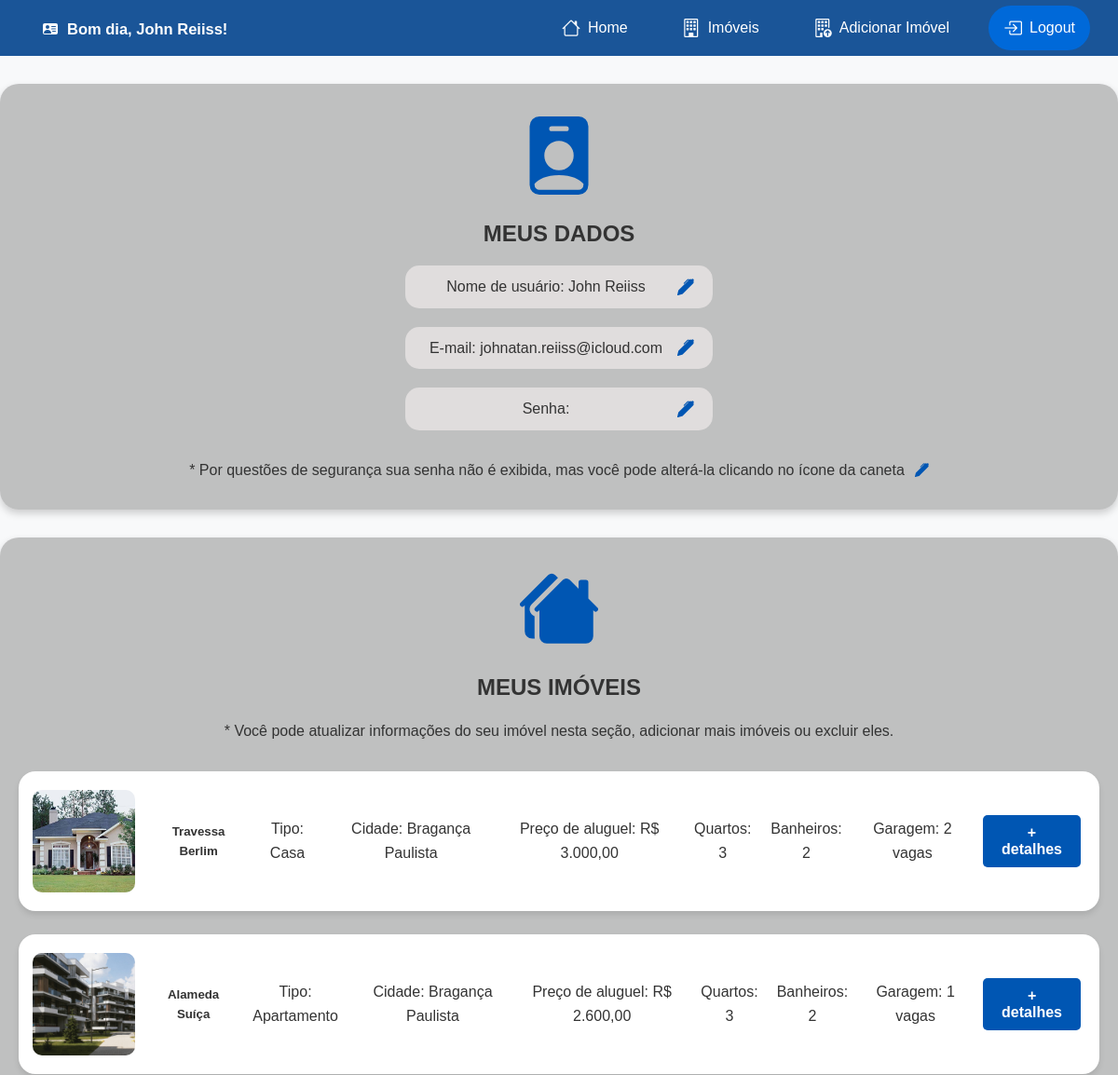
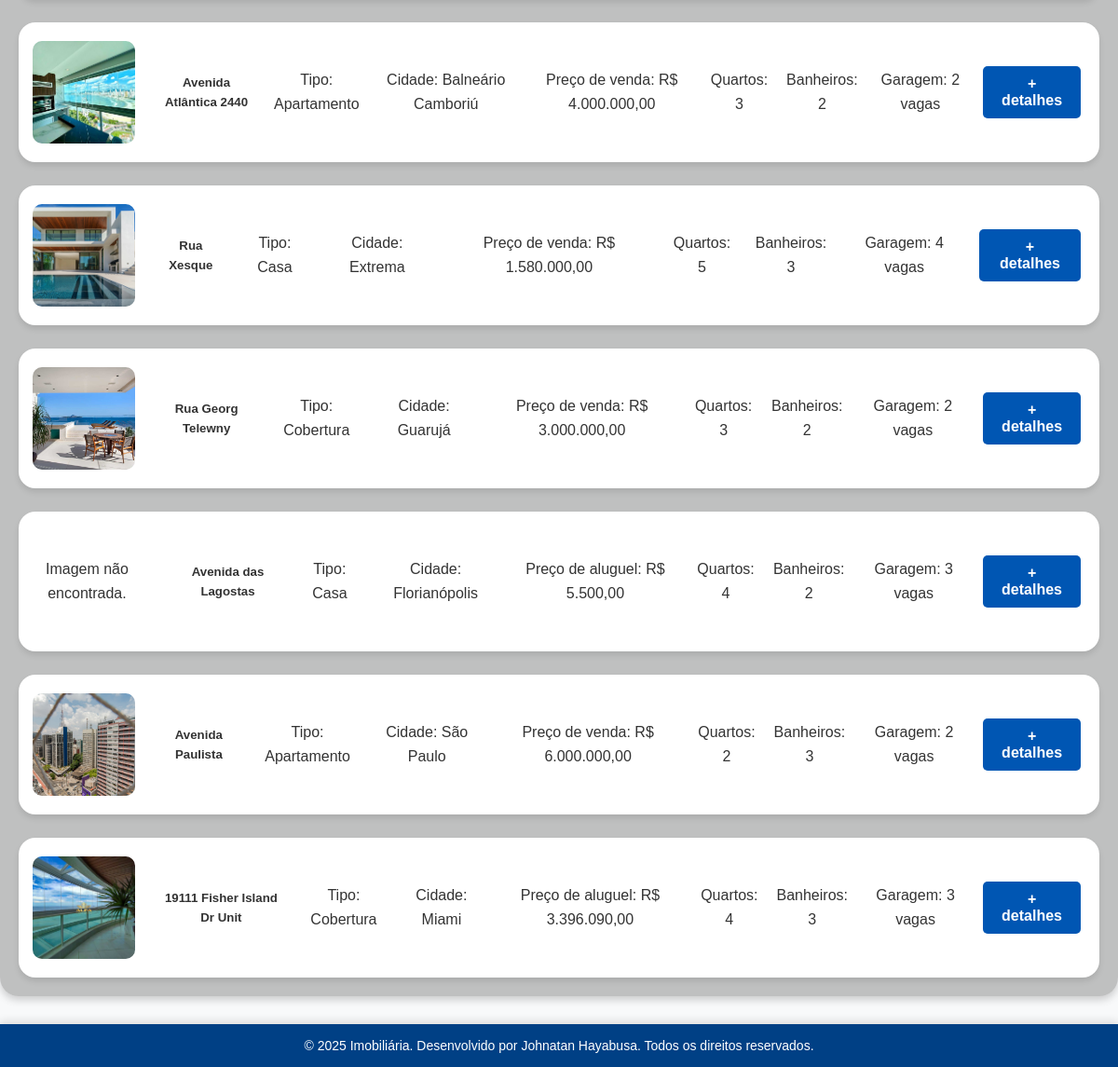
The page /pages/dados_usuario.php (signed in) on the database its author committed (2 pictures, top to bottom).
### tables this page shows
CREATE TABLE `users` (
  `id` int(11) NOT NULL,
  `name` varchar(255) NOT NULL,
  `email` varchar(255) NOT NULL,
  `password` varchar(255) NOT NULL,
  `role` enum('user','admin') NOT NULL DEFAULT 'user',
  `created_at` timestamp NOT NULL DEFAULT current_timestamp()
);

CREATE TABLE `property` (
  `id` int(11) NOT NULL,
  `type` varchar(50) NOT NULL,
  `address` varchar(255) NOT NULL,
  `city` varchar(100) NOT NULL,
  `postal_code` varchar(10) NOT NULL,
  `neighborhood` varchar(100) NOT NULL,
  `owner_whatsapp` varchar(20) NOT NULL,
  `owner_email` varchar(100) NOT NULL,
  `property_status` varchar(50) NOT NULL,
  `rent_value` decimal(10,2) DEFAULT NULL,
  `sale_value` decimal(10,2) DEFAULT NULL,
  `garage_spaces` int(11) NOT NULL,
  `bedrooms` int(11) NOT NULL,
  `bathrooms` int(11) NOT NULL,
  `area` int(11) NOT NULL,
  `condominium` tinyint(1) NOT NULL DEFAULT 0,
  `condominium_value` decimal(10,2) DEFAULT NULL,
  `created_at` timestamp NOT NULL DEFAULT current_timestamp(),
  `images` text DEFAULT NULL,
  `user_id` int(11) NOT NULL
);

### pages/get_properties.php (called while the page is built)
<?php
include('../includes/db.php');
$user_id = $_SESSION['user_id'];
$sql = "SELECT * FROM property WHERE user_id = :user_id";
$stmt = $pdo->prepare($sql);
$stmt->execute(['user_id' => $user_id]);
$properties = $stmt->fetchAll(PDO::FETCH_ASSOC);
?>

### pages/dados_usuario.php (the view, shortened to what this page needs)
<!DOCTYPE html>
<html lang="pt-br">
<head>
    <?php include('../includes/header.php'); ?>
    <link rel="stylesheet" href="../assets/css/global.css">
    <link rel="stylesheet" href="../assets/css/dados_do_usuario.css">
    <link rel="stylesheet" href="../assets/css/modal.css">
</head>
<body>
    <?php
    include('../includes/db.php');
    $sql = "SELECT name FROM users LIMIT 1";
    $stmt = $pdo->query($sql);
    $user = $stmt->fetch(PDO::FETCH_ASSOC);
    if ($user) {
        $username = $user['name'];
    } else {
        $username = "Usuário não encontrado";
    }
    $sql = "SELECT email FROM users LIMIT 1";
    $stmt = $pdo->query($sql);
    $user = $stmt->fetch(PDO::FETCH_ASSOC);
    if ($user) {
        $email = $user['email'];
    } else {
        $email = "E-mail não encontrado";
    }
    ?>
    <main>
        <section class="container">
            <div class="card-section">
                <h4>MEUS DADOS</h4>
                <div class="user-name-card">
                    <p>Nome de usuário: <?php echo htmlspecialchars($username); ?></p>
                </div>
                <div class="mail-card">
                    <p>E-mail: <?php echo htmlspecialchars($email); ?></p>
                </div>
                <div class="password-card">
                    <p>Senha:</p>
                </div>
                <div class="alert">
                    <p>* Por questões de segurança sua senha não é exibida, mas você pode alterá-la clicando no ícone da caneta</p>
                </div>
            </div>
        </section>
        <?php
        include 'get_properties.php';
        ?>
        <section class="container">
            <div class="card-propery-section">
                <h4>MEUS IMÓVEIS</h4>
                <p>* Você pode atualizar informações do seu imóvel nesta seção, adicionar mais imóveis ou excluir eles.</p>
            </div>
            <div class="card-list-property">
                <?php foreach ($properties as $property): ?>
                    <div class="property-card">
                        <?php
                        $images = explode(',', $property['images']);
                        $mainImagePath = '../uploads/' . $images[0];
                        if (file_exists($mainImagePath)): ?>
                            <img src="<?php echo $mainImagePath; ?>" alt="Imagem principal do imóvel" class="property-image-main">
                        <?php else: ?>
                            <p class="image-error">Imagem não encontrada.</p>
                        <?php endif; ?>
                        <h5><?php echo htmlspecialchars($property['address']); ?></h5>
                        <p>Tipo: <?php echo htmlspecialchars($property['type']); ?></p>
                        <p>Cidade: <?php echo htmlspecialchars($property['city']); ?></p>
                        <?php if (!empty($property['sale_value']) && empty($property['rent_value'])): ?>
                            <p>Preço de venda: R$ <?php echo number_format($property['sale_value'], 2, ',', '.'); ?></p>
                        <?php elseif (!empty($property['rent_value']) && empty($property['sale_value'])): ?>
                            <p>Preço de aluguel: R$ <?php echo number_format($property['rent_value'], 2, ',', '.'); ?></p>
                        <?php elseif (!empty($property['sale_value']) && !empty($property['rent_value'])): ?>
                            <p>Preço de venda: R$ <?php echo number_format($property['sale_value'], 2, ',', '.'); ?></p>
                            <p>Preço de aluguel: R$ <?php echo number_format($property['rent_value'], 2, ',', '.'); ?></p>
                        <?php endif; ?>
                        <p>Quartos: <?php echo $property['bedrooms']; ?></p>
                        <p>Banheiros: <?php echo $property['bathrooms']; ?></p>
                        <p>Garagem: <?php echo $property['garage_spaces']; ?> vagas</p>
                        <div class="property-actions-details">
                            <a href="property_details.php?id=<?= $property['id']; ?>" class="edit-property-link">
                                <button class="edit-property">+ detalhes</button>
                            </a>
                        </div>
                    </div>
                <?php endforeach; ?>
            </div>
        </section>
    </main>
</body>
<?php include('../includes/footer.php'); ?>

### includes/header.php (shortened to what this page needs)
<?php
$horaAtual = date('H');
if (isset($_SESSION['user_id'])) {
    if ($horaAtual >= 0 && $horaAtual < 12) {
        $saudacao = "Bom dia";
    } elseif ($horaAtual >= 12 && $horaAtual < 18) {
        $saudacao = "Boa tarde";
    } else {
        $saudacao = "Boa noite";
    }
    $mensagemSaudacao = "$saudacao, " . $_SESSION['user_name'] . "!";
} else {
    $mensagemSaudacao = "Bem-vindo à Imobiliária Nara";
}
?>
<!DOCTYPE html>
<html lang="pt-br">
<head>
    <link href="https://cdn.jsdelivr.net/npm/bootstrap-icons/font/bootstrap-icons.css" rel="stylesheet">
    <link rel="stylesheet" href="../assets/css/global.css">
    <link rel="stylesheet" href="../assets/css/header.css">
</head>
<body>
    <header>
        <nav>
            <ul>
                <li>
                    <a class="nav-link" href="index.php">
                        <i class="bi bi-house"></i>
                        <p>Home</p>
                    </a>
                </li>
                <li>
                    <a class="nav-link" href="list_properties.php">
                        <i class="bi bi-building"></i>
                        <p>Imóveis</p>
                    </a>
                </li>
                <li>
                    <a class="nav-link" href="add_property.php">
                        <i class="bi bi-building-up"></i>
                        <p>Adicionar Imóvel</p>
                    </a>
                </li>
                <?php if (isset($_SESSION['user_id'])): ?>
                    <li class="logout">
                        <a href="logout.php">
                            <i class="bi bi-box-arrow-in-right"></i>
                            <p>Logout</p>
                        </a>
                    </li>
                <?php endif; ?>
            </ul>
        </nav>
        <div class="saudacao" id="saudacao">
            <a href="dados_usuario.php">
                <h2><?= $mensagemSaudacao; ?></h2>
            </a>
        </div>
    </header>
</body>
</html>

### includes/footer.php (shortened to what this page needs)
<footer>
    <p>&copy; <span id="year"></span> Imobiliária. Desenvolvido por Johnatan Hayabusa. Todos os direitos reservados.</p>
</footer>

### assets/css/global.css (style rules this page uses)
* { margin: 0; padding: 0; box-sizing: border-box; font-family: Arial, sans-serif; }
:root { --primary-color: #1a5598; --secondary-color: #6C757D; --background-color: #F8F9FA; --text-color: #333; --border-radius: 5px; }
body { background-color: var(--background-color); color: var(--text-color); line-height: 1.6; display: flex; flex-direction: column; min-height: 100vh; }
main { flex: 1; }
footer { background-color: #004085; color: white; text-align: center; padding: 12px; width: 100%; box-shadow: 0 -4px 8px rgba(0, 0, 0, 0.1); }
footer p { margin: 0; font-size: 14px; }
button { background: var(--primary-color); color: white; padding: 10px 15px; border: none; border-radius: var(--border-radius); cursor: pointer; transition: 0.3s; }
.container { width: 90%; max-width: 1200px; margin: auto; padding: 20px; }

### assets/css/header.css (style rules this page uses)
header, header * { margin: 0; padding: 0; box-sizing: border-box; }
header { background: var(--primary-color); color: #fff; padding: 10px 30px; position: relative; display: flex; justify-content: flex-end; align-items: center; height: 60px; }
header nav { display: flex; align-items: center; gap: 20px; }
header nav ul { list-style: none; display: flex; padding: 0; margin: 0; gap: 26px; }
header nav ul li { display: flex; align-items: center; }
header nav ul li a { text-decoration: none; color: white; display: flex; align-items: center; gap: 8px; font-size: 16px; padding: 8px 16px; border-radius: 25px; position: relative; overflow: hidden; z-index: 1; transition: background-color 0.3s ease; }
header nav ul li a i { font-size: 20px; }
header nav ul li.logout { margin-left: auto; }
header .saudacao { display: flex; align-items: center; gap: 10px; cursor: pointer; position: absolute; left: 30px; top: 10px; z-index: 10; }
header .saudacao a { text-decoration: none; color: #fff; display: flex; align-items: center; gap: 10px; font-size: 11px; font-weight: bold; transition: color 0.3s ease, background-color 0.3s ease; padding: 8px 16px; position: relative; overflow: hidden; z-index: 1; border-radius: 25px; }
header .saudacao a::before { content: ''; position: absolute; top: 0; left: -100%; width: 100%; height: 100%; background: #0069d9; transition: all 0.5s ease; border-radius: 25px; z-index: -1; }
header nav ul li a.login, header nav ul li.logout a { background-color: #0069d9; }
header nav ul li.logout a { background-color: #0069d9; }
header nav ul li a.nav-link { background-color: transparent; position: relative; overflow: hidden; z-index: 1; }
header nav ul li a.nav-link::before { content: ''; position: absolute; top: 0; left: -100%; width: 100%; height: 100%; background: #0069d9; transition: all 0.5s ease; border-radius: 25px; z-index: -1; }
header nav ul li.logout a::before { background: #c82333; }
header nav ul li a.login::before, header nav ul li.logout a::before { content: ''; position: absolute; top: 0; left: -100%; width: 100%; height: 100%; transition: all 0.5s ease; z-index: -1; border-radius: 25px; }

### rows shown on the page
users: name "John Reiiss", email "johnatan.reiiss@icloud.com"
property: shows a picture, address "Travessa Berlim", type "Casa", city "Bragança Paulista", rent_value "3.000,00", bedrooms "3", bathrooms "2", garage_spaces "2"
property: shows a picture, address "Alameda Suíça", type "Apartamento", city "Bragança Paulista", rent_value "2.600,00", bedrooms "3", bathrooms "2", garage_spaces "1"
property: shows a picture, address "Avenida Atlântica 2440", type "Apartamento", city "Balneário Camboriú", sale_value "4.000.000,00", bedrooms "3", bathrooms "2", garage_spaces "2"
property: shows a picture, address "Rua Xesque", type "Casa", city "Extrema", sale_value "1.580.000,00", bedrooms "5", bathrooms "3", garage_spaces "4"
property: shows a picture, address "Rua Georg Telewny", type "Cobertura", city "Guarujá", sale_value "3.000.000,00", bedrooms "3", bathrooms "2", garage_spaces "2"
property: shows "Imagem não encontrada.", address "Avenida das Lagostas", type "Casa", city "Florianópolis", rent_value "5.500,00", bedrooms "4", bathrooms "2", garage_spaces "3"
property: shows a picture, address "Avenida Paulista", type "Apartamento", city "São Paulo", sale_value "6.000.000,00", bedrooms "2", bathrooms "3", garage_spaces "2"
property: shows a picture, address "19111 Fisher Island Dr Unit", type "Cobertura", city "Miami", rent_value "3.396.090,00", bedrooms "4", bathrooms "3", garage_spaces "3"

### other values the page prints
$mensagemSaudacao "Bom dia, John Reiiss!"
